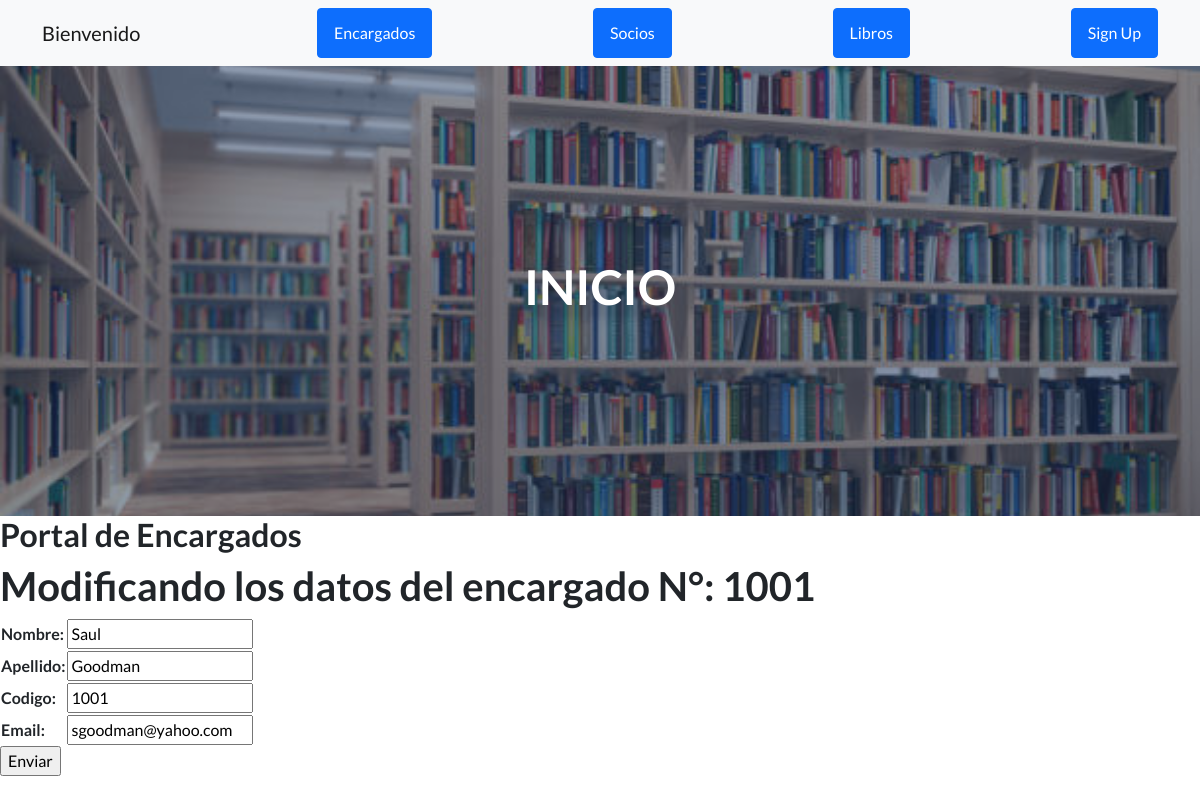
/app_biblioteca/editar_encargado/1001, run on the app's committed database.
### app_biblioteca/models.py (models this page shows, shortened)
class Encargado(models.Model):
    nombre=models.CharField(max_length=50)
    apellido=models.CharField(max_length=50)
    codigo=models.IntegerField()
    email=models.EmailField()

### app_biblioteca/views.py (the view)
# urls.py: path('editar_encargado/<codigo_encargado>', editar_encargado, name='editar_encargado'),
def editar_encargado(request, codigo_encargado):
    encargado = Encargado.objects.get(codigo=codigo_encargado)
    if request.method == 'POST':
        form = Encargado_Form(request.POST)
        if form.is_valid():
            info = form.cleaned_data
            encargado.nombre= info['nombre']
            encargado.apellido= info['apellido']
            encargado.codigo= info['codigo']
            encargado.email= info['email']
            encargado.save()
            return render(request, 'app_biblioteca/inicio.html')
    else:
        form = Encargado_Form(initial={'nombre':encargado.nombre, 'apellido':encargado.apellido, 'codigo':encargado.codigo, 'email':encargado.email})
    return render(request, 'app_biblioteca/editar_encargado.html',{'formulario':form,'codigo_encargado':codigo_encargado})

### app_biblioteca/forms.py
class Encargado_Form(forms.Form):
    nombre = forms.CharField(max_length=50)
    apellido = forms.CharField(max_length=50)
    codigo = forms.IntegerField()
    email = forms.CharField()

### app_biblioteca/templates/app_biblioteca/editar_encargado.html (shortened to what this page needs)
{% extends 'app_biblioteca/inicio.html' %}
{% load static %}
{% block contenido_que_cambia %}
<h2>Portal de Encargados</h2>
<h1>Modificando los datos del encargado N°: {{ codigo_encargado }} </h1>
<form action="{% url 'editar_encargado' codigo_encargado %}" method="POST"> {% csrf_token %}
    <table>
        {{ formulario.as_table }}
    </table>
    <input type="submit" value="Enviar">
</form>
{% endblock %}

### data on the page
Encargado: nombre "Saul", apellido "Goodman", codigo "1001", email "sgoodman@yahoo.com"

### other printed values
{{ codigo_encargado }} "1001"
